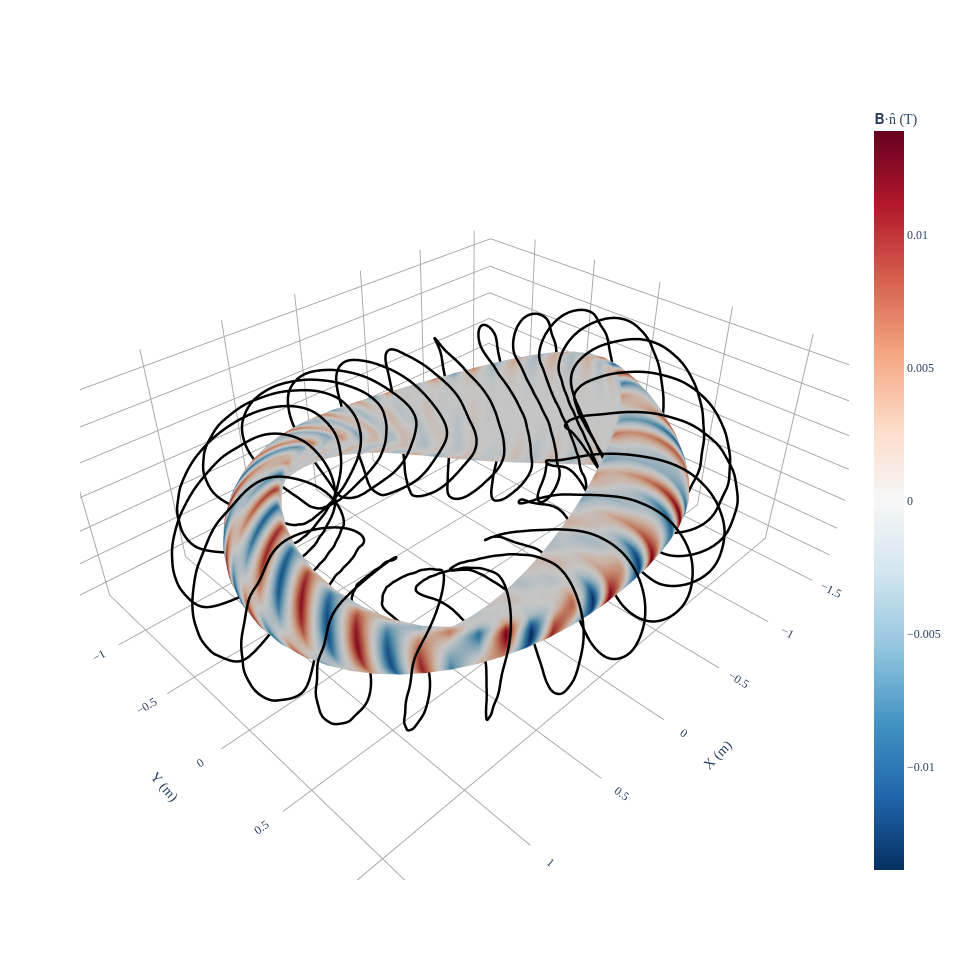

Notebook code for this chart:
### Code cell
# visualize by plotting coils
fig = plot_3d(
    eq.surface, "B*n", grid=LinearGridFlux(M=40, N=30, endpoint=True), field=coilset
)
fig = plot_coils(coilset, fig=fig)
fig.show()

### Figure 1 — Plotly figure (JSON) as saved in the notebook; plotly's stock layout.template omitted (floating-point values rounded to 4 significant figures; data arrays with more than 128 entries replaced by an {"elided": "..."} marker saying what was removed)
{"data": [{"colorbar": {"title": {"text": "𝐁·n̂ (T)"}}, "colorscale": [[0, "rgb(5,48,97)"], [0.1, "rgb(33,102,172)"], [0.2, "rgb(67,147,195)"], [0.3, "rgb(146,197,222)"], [0.4, "rgb(209,229,240)"], [0.5, "rgb(247,247,247)"], [0.6, "rgb(253,219,199)"], [0.7, "rgb(244,165,130)"], [0.8, "rgb(214,96,77)"], [0.9, "rgb(178,24,43)"], [1, "rgb(103,0,31)"]], "flatshading": true, "i": {"elided": "9760 int values"}, "intensity": {"elided": "4941 float values"}, "j": {"elided": "9760 int values"}, "k": {"elided": "9760 int values"}, "name": "𝐁·n̂ (T)", "opacity": 1, "showscale": true, "type": "mesh3d", "x": {"elided": "4941 float values"}, "y": {"elided": "4941 float values"}, "z": {"elided": "4941 float values"}}, {"hovertext": "Current = -226742.62066550588 (A)", "line": {"color": "black", "dash": "solid", "width": 5}, "marker": {"opacity": 0, "size": 0}, "name": "CoilSet[0]", "showlegend": false, "type": "scatter3d", "x": {"elided": "801 float values"}, "y": {"elided": "801 float values"}, "z": {"elided": "801 float values"}}, {"hovertext": "Current = -226742.62066550588 (A)", "line": {"color": "black", "dash": "solid", "width": 5}, "marker": {"opacity": 0, "size": 0}, "name": "CoilSet[1]", "showlegend": false, "type": "scatter3d", "x": {"elided": "801 float values"}, "y": {"elided": "801 float values"}, "z": {"elided": "801 float values"}}, {"hovertext": "Current = -226742.62066550588 (A)", "line": {"color": "black", "dash": "solid", "width": 5}, "marker": {"opacity": 0, "size": 0}, "name": "CoilSet[2]", "showlegend": false, "type": "scatter3d", "x": {"elided": "801 float values"}, "y": {"elided": "801 float values"}, "z": {"elided": "801 float values"}}, {"hovertext": "Current = -226742.62066550588 (A)", "line": {"color": "black", "dash": "solid", "width": 5}, "marker": {"opacity": 0, "size": 0}, "name": "CoilSet[3]", "showlegend": false, "type": "scatter3d", "x": {"elided": "801 float values"}, "y": {"elided": "801 float values"}, "z": {"elided": "801 float values"}}, {"hovertext": "Current = -226742.62066550588 (A)", "line": {"color": "black", "dash": "solid", "width": 5}, "marker": {"opacity": 0, "size": 0}, "name": "CoilSet[4]", "showlegend": false, "type": "scatter3d", "x": {"elided": "801 float values"}, "y": {"elided": "801 float values"}, "z": {"elided": "801 float values"}}, {"hovertext": "Current = -226742.62066550588 (A)", "line": {"color": "black", "dash": "solid", "width": 5}, "marker": {"opacity": 0, "size": 0}, "name": "CoilSet[5]", "showlegend": false, "type": "scatter3d", "x": {"elided": "801 float values"}, "y": {"elided": "801 float values"}, "z": {"elided": "801 float values"}}, {"hovertext": "Current = 226742.62066550588 (A)", "line": {"color": "black", "dash": "solid", "width": 5}, "marker": {"opacity": 0, "size": 0}, "name": "CoilSet[6]", "showlegend": false, "type": "scatter3d", "x": {"elided": "801 float values"}, "y": {"elided": "801 float values"}, "z": {"elided": "801 float values"}}, {"hovertext": "Current = 226742.62066550588 (A)", "line": {"color": "black", "dash": "solid", "width": 5}, "marker": {"opacity": 0, "size": 0}, "name": "CoilSet[7]", "showlegend": false, "type": "scatter3d", "x": {"elided": "801 float values"}, "y": {"elided": "801 float values"}, "z": {"elided": "801 float values"}}, {"hovertext": "Current = 226742.62066550588 (A)", "line": {"color": "black", "dash": "solid", "width": 5}, "marker": {"opacity": 0, "size": 0}, "name": "CoilSet[8]", "showlegend": false, "type": "scatter3d", "x": {"elided": "801 float values"}, "y": {"elided": "801 float values"}, "z": {"elided": "801 float values"}}, {"hovertext": "Current = 226742.62066550588 (A)", "line": {"color": "black", "dash": "solid", "width": 5}, "marker": {"opacity": 0, "size": 0}, "name": "CoilSet[9]", "showlegend": false, "type": "scatter3d", "x": {"elided": "801 float values"}, "y": {"elided": "801 float values"}, "z": {"elided": "801 float values"}}, {"hovertext": "Current = 226742.62066550588 (A)", "line": {"color": "black", "dash": "solid", "width": 5}, "marker": {"opacity": 0, "size": 0}, "name": "CoilSet[10]", "showlegend": false, "type": "scatter3d", "x": {"elided": "801 float values"}, "y": {"elided": "801 float values"}, "z": {"elided": "801 float values"}}, {"hovertext": "Current = 226742.62066550588 (A)", "line": {"color": "black", "dash": "solid", "width": 5}, "marker": {"opacity": 0, "size": 0}, "name": "CoilSet[11]", "showlegend": false, "type": "scatter3d", "x": {"elided": "801 float values"}, "y": {"elided": "801 float values"}, "z": {"elided": "801 float values"}}, {"hovertext": "Current = -226742.62066550588 (A)", "line": {"color": "black", "dash": "solid", "width": 5}, "marker": {"opacity": 0, "size": 0}, "name": "CoilSet[12]", "showlegend": false, "type": "scatter3d", "x": {"elided": "801 float values"}, "y": {"elided": "801 float values"}, "z": {"elided": "801 float values"}}, {"hovertext": "Current = -226742.62066550588 (A)", "line": {"color": "black", "dash": "solid", "width": 5}, "marker": {"opacity": 0, "size": 0}, "name": "CoilSet[13]", "showlegend": false, "type": "scatter3d", "x": {"elided": "801 float values"}, "y": {"elided": "801 float values"}, "z": {"elided": "801 float values"}}, {"hovertext": "Current = -226742.62066550588 (A)", "line": {"color": "black", "dash": "solid", "width": 5}, "marker": {"opacity": 0, "size": 0}, "name": "CoilSet[14]", "showlegend": false, "type": "scatter3d", "x": {"elided": "801 float values"}, "y": {"elided": "801 float values"}, "z": {"elided": "801 float values"}}, {"hovertext": "Current = -226742.62066550588 (A)", "line": {"color": "black", "dash": "solid", "width": 5}, "marker": {"opacity": 0, "size": 0}, "name": "CoilSet[15]", "showlegend": false, "type": "scatter3d", "x": {"elided": "801 float values"}, "y": {"elided": "801 float values"}, "z": {"elided": "801 float values"}}, {"hovertext": "Current = -226742.62066550588 (A)", "line": {"color": "black", "dash": "solid", "width": 5}, "marker": {"opacity": 0, "size": 0}, "name": "CoilSet[16]", "showlegend": false, "type": "scatter3d", "x": {"elided": "801 float values"}, "y": {"elided": "801 float values"}, "z": {"elided": "801 float values"}}, {"hovertext": "Current = -226742.62066550588 (A)", "line": {"color": "black", "dash": "solid", "width": 5}, "marker": {"opacity": 0, "size": 0}, "name": "CoilSet[17]", "showlegend": false, "type": "scatter3d", "x": {"elided": "801 float values"}, "y": {"elided": "801 float values"}, "z": {"elided": "801 float values"}}, {"hovertext": "Current = 226742.62066550588 (A)", "line": {"color": "black", "dash": "solid", "width": 5}, "marker": {"opacity": 0, "size": 0}, "name": "CoilSet[18]", "showlegend": false, "type": "scatter3d", "x": {"elided": "801 float values"}, "y": {"elided": "801 float values"}, "z": {"elided": "801 float values"}}, {"hovertext": "Current = 226742.62066550588 (A)", "line": {"color": "black", "dash": "solid", "width": 5}, "marker": {"opacity": 0, "size": 0}, "name": "CoilSet[19]", "showlegend": false, "type": "scatter3d", "x": {"elided": "801 float values"}, "y": {"elided": "801 float values"}, "z": {"elided": "801 float values"}}, {"hovertext": "Current = 226742.62066550588 (A)", "line": {"color": "black", "dash": "solid", "width": 5}, "marker": {"opacity": 0, "size": 0}, "name": "CoilSet[20]", "showlegend": false, "type": "scatter3d", "x": {"elided": "801 float values"}, "y": {"elided": "801 float values"}, "z": {"elided": "801 float values"}}, {"hovertext": "Current = 226742.62066550588 (A)", "line": {"color": "black", "dash": "solid", "width": 5}, "marker": {"opacity": 0, "size": 0}, "name": "CoilSet[21]", "showlegend": false, "type": "scatter3d", "x": {"elided": "801 float values"}, "y": {"elided": "801 float values"}, "z": {"elided": "801 float values"}}, {"hovertext": "Current = 226742.62066550588 (A)", "line": {"color": "black", "dash": "solid", "width": 5}, "marker": {"opacity": 0, "size": 0}, "name": "CoilSet[22]", "showlegend": false, "type": "scatter3d", "x": {"elided": "801 float values"}, "y": {"elided": "801 float values"}, "z": {"elided": "801 float values"}}, {"hovertext": "Current = 226742.62066550588 (A)", "line": {"color": "black", "dash": "solid", "width": 5}, "marker": {"opacity": 0, "size": 0}, "name": "CoilSet[23]", "showlegend": false, "type": "scatter3d", "x": {"elided": "801 float values"}, "y": {"elided": "801 float values"}, "z": {"elided": "801 float values"}}], "layout": {"font": {"family": "Times"}, "height": 960.3, "scene": {"aspectmode": "data", "xaxis": {"backgroundcolor": "white", "gridcolor": "darkgrey", "showbackground": false, "showgrid": true, "showticklabels": true, "title": {"text": "X (m)"}, "zeroline": true, "zerolinecolor": "darkgrey"}, "yaxis": {"backgroundcolor": "white", "gridcolor": "darkgrey", "showbackground": false, "showgrid": true, "showticklabels": true, "title": {"text": "Y (m)"}, "zeroline": true, "zerolinecolor": "darkgrey"}, "zaxis": {"backgroundcolor": "white", "gridcolor": "darkgrey", "showbackground": false, "showgrid": true, "showticklabels": true, "title": {"text": "Z (m)"}, "zeroline": true, "zerolinecolor": "darkgrey"}}, "title": {"text": "", "x": 0.5, "xanchor": "center", "y": 0.9, "yanchor": "top"}, "width": 960.3}}
